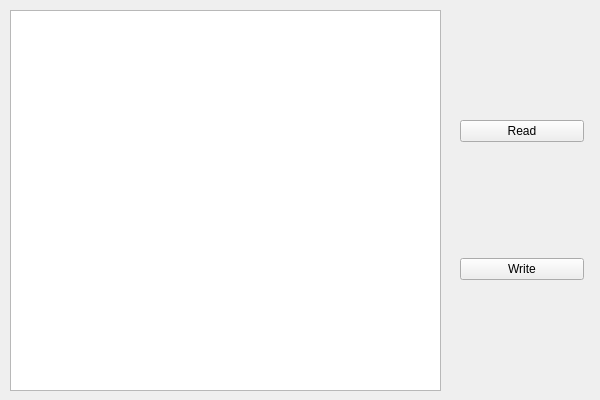
<?xml version="1.0" encoding="UTF-8"?>
<ui version="4.0">
 <class>Widget</class>
 <widget class="QWidget" name="Widget">
  <property name="geometry">
   <rect>
    <x>0</x>
    <y>0</y>
    <width>600</width>
    <height>400</height>
   </rect>
  </property>
  <property name="minimumSize">
   <size>
    <width>600</width>
    <height>400</height>
   </size>
  </property>
  <property name="maximumSize">
   <size>
    <width>600</width>
    <height>400</height>
   </size>
  </property>
  <property name="windowTitle">
   <string>Widget</string>
  </property>
  <widget class="QWidget" name="widget" native="true">
   <property name="geometry">
    <rect>
     <x>460</x>
     <y>10</y>
     <width>124</width>
     <height>381</height>
    </rect>
   </property>
   <layout class="QVBoxLayout" name="verticalLayout">
    <item>
     <widget class="QPushButton" name="bt_read">
      <property name="text">
       <string>Read</string>
      </property>
     </widget>
    </item>
    <item>
     <widget class="QPushButton" name="bt_write">
      <property name="text">
       <string>Write</string>
      </property>
     </widget>
    </item>
   </layout>
  </widget>
  <widget class="QTextEdit" name="textEdit">
   <property name="geometry">
    <rect>
     <x>10</x>
     <y>10</y>
     <width>431</width>
     <height>381</height>
    </rect>
   </property>
  </widget>
 </widget>
 <resources/>
 <connections/>
</ui>
